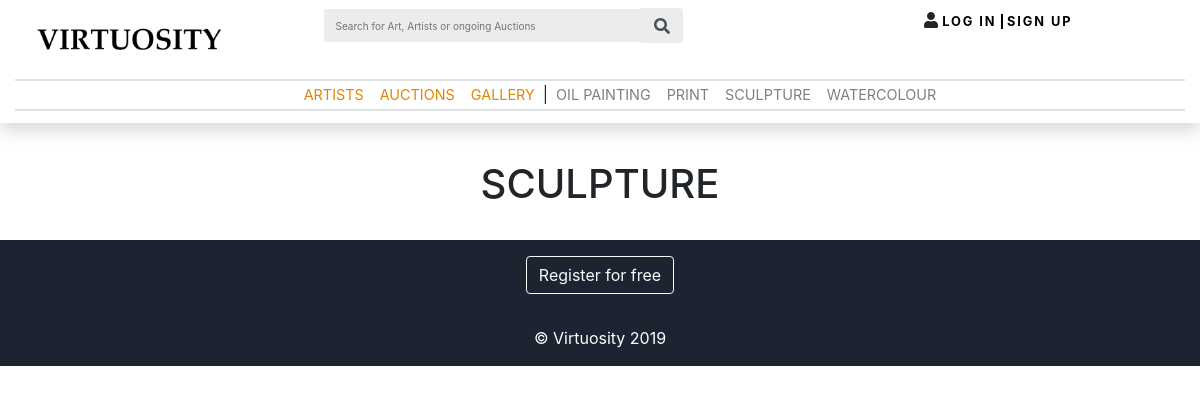
Page /sculpture on the earlier database version.
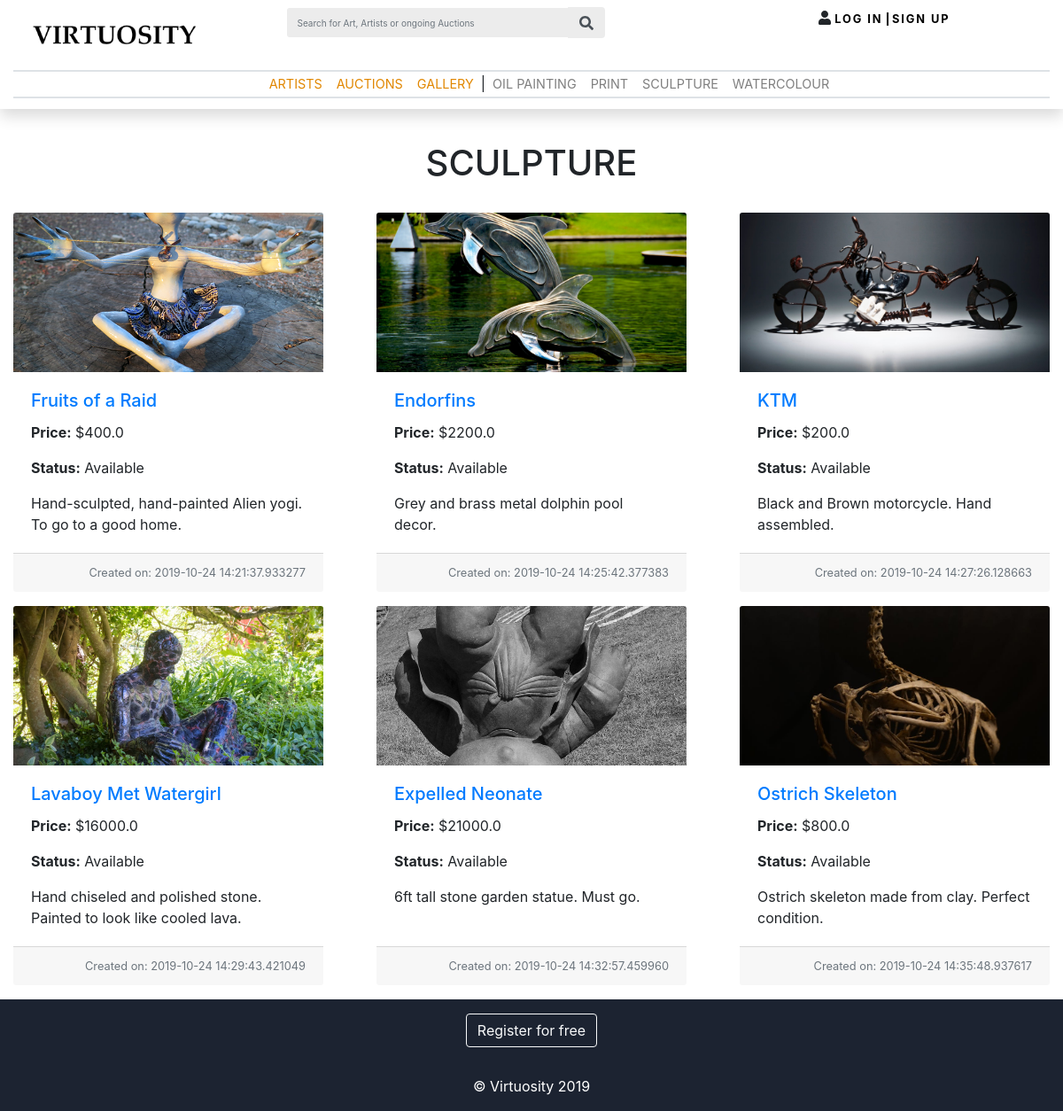
Same page on the later database version.
### marketplace/models.py (models this page shows)
class Artwork(db.Model, UserMixin):
    __tablename__ = 'artworks'
    id = db.Column(db.Integer, primary_key=True)
    seller_id = db.Column(db.Integer, db.ForeignKey('users.id'))
    image_address = db.Column(db.String(500), nullable = False)
    create_date = db.Column(db.DateTime, nullable = False)
    name = db.Column(db.String(1000), nullable = False)
    category = db.Column(db.String(300), nullable = False)
    description = db.Column(db.String(1000), nullable = False)
    price = db.Column(db.Float(precision=2), nullable = False)
    availability = db.Column(db.Boolean, default = True)

### marketplace/views.py (the view)
@bp.route('/sculpture')
def sculpture():
     artworks = Artwork.query.filter_by(category = 'Sculpture')
     num_results = Artwork.query.filter_by(category = 'Sculpture').count()
     return render_template("_sculpture.html", artworks = artworks, num_results = num_results)

### marketplace/templates/_sculpture.html (shortened to what this page needs)
{% import "bootstrap/wtf.html" as wtf %}
{% extends 'base.html' %}
{% block content %}
<head>
</head>
<div class ="text-center pb-4"><H1>SCULPTURE</H1></div>
<div class="card-deck">
    <div class="row">
    {% for i in range(num_results) %}
    {% if i % 3 == 0 %}
    </div>
    <div class="row">
    {% endif %}
        <div class="card mb-3 col-md-4 card border-secondary">
            <img src="../static/img/{{artworks[i].image_address}}" class="card-img-top" alt="...">
            <div class="card-body">
                <h5 class="card-title"><a href="{{ url_for('main.item_details', id = artworks[i].id) }}">{{artworks[i].name}}</a></h5>
                <p class="card-text"><b>Price:</b> ${{artworks[i].price}}</p>
                {% if artworks[i].availability == True %}
                <p class="card-text"><b>Status:</b> Available</p>
                {% else %}
                <p class="card-text"><b>Status:</b> SOLD</p>
                {% endif %}
                <p class="card-text">{{artworks[i].description}}</p>
            </div>
            <div class="card-footer">
                <small class="text-muted float-right">Created on: {{artworks[i].create_date}}</small>
            </div>
        </div>
    {% endfor %}
    </div>
</div>
{% endblock %}

Differences in the rows shown:
added Artwork: image_address (picture), name "Fruits of a Raid", price "400.0", description "Hand-sculpted, hand-painted Alien yogi. To go to a good home.", create_date "2019-10-24 14:21:37.933277"
added Artwork: image_address (picture), name "Endorfins", price "2200.0", description "Grey and brass metal dolphin pool decor.", create_date "2019-10-24 14:25:42.377383"
added Artwork: image_address (picture), name "KTM", price "200.0", description "Black and Brown motorcycle. Hand assembled.", create_date "2019-10-24 14:27:26.128663"
added Artwork: image_address (picture), name "Lavaboy Met Watergirl", price "16000.0", description "Hand chiseled and polished stone. Painted to look like cooled lava.", create_date "2019-10-24 14:29:43.421049"
added Artwork: image_address (picture), name "Expelled Neonate", price "21000.0", description "6ft tall stone garden statue. Must go.", create_date "2019-10-24 14:32:57.459960"
added Artwork: image_address (picture), name "Ostrich Skeleton", price "800.0", description "Ostrich skeleton made from clay. Perfect condition.", create_date "2019-10-24 14:35:48.937617"
Other differences:
new list line: "Price: $ Status: Available Created on:"
